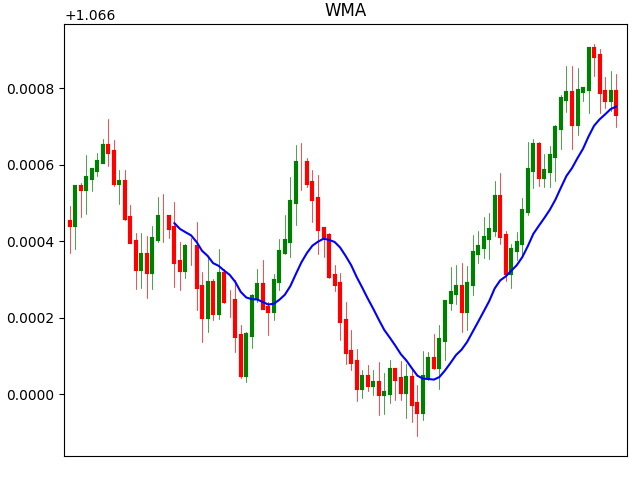

Write the Python code that produced this figure.
import matplotlib
matplotlib.use('TkAgg')
import matplotlib.pyplot as plt
from datetime import datetime,timedelta
import numpy as np
import pandas as pd
import random
import indicator as indi

class WMA:
    def __init__(self):
        self.n=100
        self.fig=plt.figure()
        self.title='WMA'
        self.calc_type='pandas'   #'dict' or 'pandas'
        self.indi=indi

    def set_variables(self):
        variables=['time','open','high','low','close']
        var={i:[] for i in variables}
        return var

    def print_data(self,var):
        print(len(var['time']),var['time'][-1],f"O:{var['open'][-1]:.5f}",f"H:{var['high'][-1]:.5f}"
              f"L:{var['low'][-1]:.5f}",f"C:{var['close'][-1]:.5f}")

    def get_data(self,var):
        for i in range(self.n):
            t=(datetime.now()+timedelta(minutes=i)).strftime('%d-%m-%Y %H:%M:%S')
            var['time'].append(t)

            if len(var['open'])==0:
                var['open'].append(random.uniform(1,1.2))
                up_close=var['open'][-1]*(1+0.0001)
                down_close=var['open'][-1]*(1-0.0001)
                var['close'].append(random.uniform(down_close,up_close))
            else:
                var['open'].append(var['close'][-1])
                up_close=var['open'][-1]*(1+0.0001)
                down_close=var['open'][-1]*(1-0.0001)
                var['close'].append(random.uniform(down_close,up_close))
        
            if var['open'][-1]<var['close'][-1]:
                price1=var['close'][-1]
                price2=var['open'][-1]
            elif var['open'][-1]>var['close'][-1]:
                price1=var['open'][-1]
                price2=var['close'][-1]
            high=random.uniform(price1,price1*(1+0.00007))
            low=random.uniform(price2,price2*(1-0.00007))
            var['high'].append(high)
            var['low'].append(low)

            #WMA:
            if self.calc_type=='dict':
                self.indi.wma_dict(20,var)

            self.print_data(var)
        
        if self.calc_type=='pandas':
            self.indi.wma_pandas(20,var)

    def plot_data(self,var):
        self.fig.subplots_adjust(top=0.95,bottom=0.05,right=0.98,left=0.1,hspace=0,wspace=0)
        ax=self.fig.add_gridspec(6,1)
        ax1=self.fig.add_subplot(ax[:,:])

        ax1.clear()
        ax1.set_xticks([])
        ax1.set_title(self.title)
        ax1.set_xlim(-1,self.n+1)
        #ax1.set_ylim(min(var['low']),max(var['high']))

        for i in range(len(var['time'])):
            if var['open'][i]>var['close'][i]:
                ccolor='r'
            elif var['open'][i]<var['close'][i]:
                ccolor='g'
            else:
                ccolor='gray'
            ax1.plot([var['time'][i]]*2,[var['open'][i],var['close'][i]],c=ccolor,lw=3)
            ax1.plot([var['time'][i]]*2,[var['high'][i],var['low'][i]],c=ccolor,lw=0.5)

        #plot WMA:
        ax1.plot(var['time'],var['wma20'],c='b',lw=1.5)
    
        plt.show()

obj=WMA()
var=obj.set_variables()
obj.get_data(var)
obj.plot_data(var)
